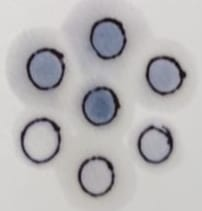
#> input picture media/uploads/circles.jpeg, 202 x 211 px, found by its file name
$ jupyter execute Plots.ipynb   (shell and % lines are left out)
#> lines starting #> are read from the running program, lines starting #| are printed output that depends on the picture; after the words box and inside, x2 and y2 are one past the last pixel; in counts of white or black regions, pixels touching at a corner belong together
[cell 1]
import cv2
import numpy as np

# Function to calculate combined RGB intensity percentage for a region of interest (ROI)
def calculate_combined_rgb_percentage(roi):
    # Calculate the total number of pixels in the ROI
    total_pixels = roi.shape[0] * roi.shape[1]

    # Calculate the total intensity as a sum of the intensities in the red, green, and blue channels
    total_intensity = np.sum(roi)

    # Calculate the combined RGB percentage based on the total intensity
    combined_percentage = (total_intensity / (255 * 3 * total_pixels)) * 100

    return combined_percentage

# Load the image
image_path = 'circles.jpeg'  # Update with the path to your smartphone-captured image
img = cv2.imread(image_path)
#> img is the input picture: shape (211, 202, 3); mean B, G, R 181.9, 180.5, 182.1

# Check if the image was loaded successfully
if img is not None:
    # Convert the image to grayscale
    gray = cv2.cvtColor(img, cv2.COLOR_BGR2GRAY)
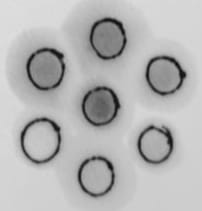
#> gray: shape (211, 202); min 8, max 222, mean 181.1

    # Apply Gaussian blur to reduce noise and improve circle detection
    gray_blurred = cv2.GaussianBlur(gray, (9, 9), 2)
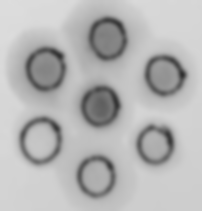
#> gray_blurred: shape (211, 202); min 46, max 221, mean 181.1

    # Apply the Hough Circle Transform to detect circles in the image
    circles = cv2.HoughCircles(
        gray_blurred,
        cv2.HOUGH_GRADIENT,
        dp=1,  # Inverse ratio of the accumulator resolution to the image resolution
        minDist=50,  # Minimum distance between detected centers
        param1=50,  # Upper threshold for edge detection
        param2=30,  # Threshold for center detection
        minRadius=10,  # Minimum circle radius
        maxRadius=200  # Maximum circle radius (adjust based on your needs)
    )
#> circles = [[97.5, 175.5, 20.8], [99.5, 108.5, 18.1], [164.5, 75.5, 14.5], [40.5, 144.5, 19.4], [154.5, 143.5, 18.8], [106.5, 35.5, 19], [43.5, 66.5, 18.1]]

    # Ensure circles were detected
    if circles is not None:
        circles = np.round(circles[0, :]).astype("int")
#> circles = [[98, 176, 21], [100, 108, 18], [164, 76, 14], [40, 144, 19], [154, 144, 19], [106, 36, 19], [44, 66, 18]]

        # Sort the circles by their y-coordinate (top to bottom)
        circles = sorted(circles, key=lambda x: x[1])
#> circles = [[106, 36, 19], [44, 66, 18], [164, 76, 14], [100, 108, 18], [40, 144, 19], [154, 144, 19], [98, 176, 21]]

        # Initialize a list to store intensity values
        intensity_values = []

        # Iterate through detected circles
        for i, (x, y, r) in enumerate(circles):
            # Define a region of interest (ROI) within a circle
            roi = img[y - r : y + r, x - r : x + r]

            # Calculate the combined RGB intensity percentage for the ROI
            combined_percentage = calculate_combined_rgb_percentage(roi)

            # Append the intensity value to the list
            intensity_values.append(combined_percentage)

            # Label each circle with a numeric value (1, 2, 3, etc.)
            circle_label = str(i + 1)

            # Draw the circle with the label
            cv2.circle(img, (x, y), r, (0, 0, 255), 2)
            cv2.putText(img, circle_label, (x - 10, y), cv2.FONT_HERSHEY_SIMPLEX, 0.5, (0, 0, 0), 2)
#> this loop made 7 passes
#> (x, y, r, total_pixels in calculate_combined_rgb_percentage, total_intensity in calculate_combined_rgb_percentage, combined_percentage, circle_label) on passes 1 to 7: (106, 36, 19, 1444, 527225, 47.73, '1'), (44, 66, 18, 1296, 482157, 48.63, '2'), (164, 76, 14, 784, 341557, 56.95, '3'), (100, 108, 18, 1296, 416255, 41.98, '4'), (40, 144, 19, 1444, 698661, 63.25, '5'), (154, 144, 19, 1444, 623394, 56.43, '6'), (98, 176, 21, 1764, 781102, 57.88, '7')
#> pass 1, `roi = img[y - r : y + r, x - r : x + r]`:
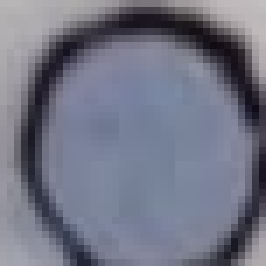
#> roi: shape (38, 38, 3) (shown 7 times larger); mean B, G, R 133.5, 117.1, 114.5
#> pass 2, `roi = img[y - r : y + r, x - r : x + r]`:
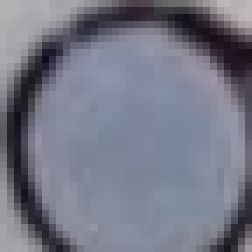
#> roi: shape (36, 36, 3) (shown 7 times larger); mean B, G, R 134.7, 119.6, 117.8
#> pass 3, `roi = img[y - r : y + r, x - r : x + r]`:
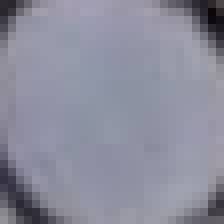
#> roi: shape (28, 28, 3) (shown 8 times larger); mean B, G, R 156.1, 140.4, 139.2
#> after the loop:
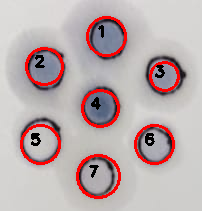
#> img: shape (211, 202, 3); 6.79% of pixels changed, all inside (x1, y1, x2, y2) = (20, 16, 180, 199)
#> after the loop:
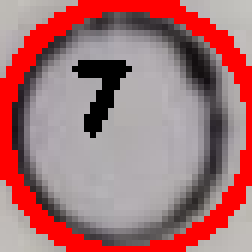
#> roi: shape (42, 42, 3) (shown 6 times larger); mean B, G, R 114.7, 112.9, 165.6
#> after the loop, intensity_values = [47.73, 48.63, 56.95, 41.98, 63.25, 56.43, 57.88]

        # Display the intensity values as separate text output
        for i, intensity in enumerate(intensity_values):
            print(f"Circle {i + 1}: {intensity:.2f}%")
#> this loop made 7 passes
#> intensity on passes 1 to 7: 47.73, 48.63, 56.95, 41.98, 63.25, 56.43, 57.88
#| Circle 1: 47.73%
#| Circle 2: 48.63%
#| Circle 3: 56.95%
#| Circle 4: 41.98%
#| Circle 5: 63.25%
#| Circle 6: 56.43%
#| Circle 7: 57.88%

        # Save the result to a file if needed
        # cv2.imwrite('output.jpg', img)
        # Display the result
        cv2.imshow('output_img',img)
